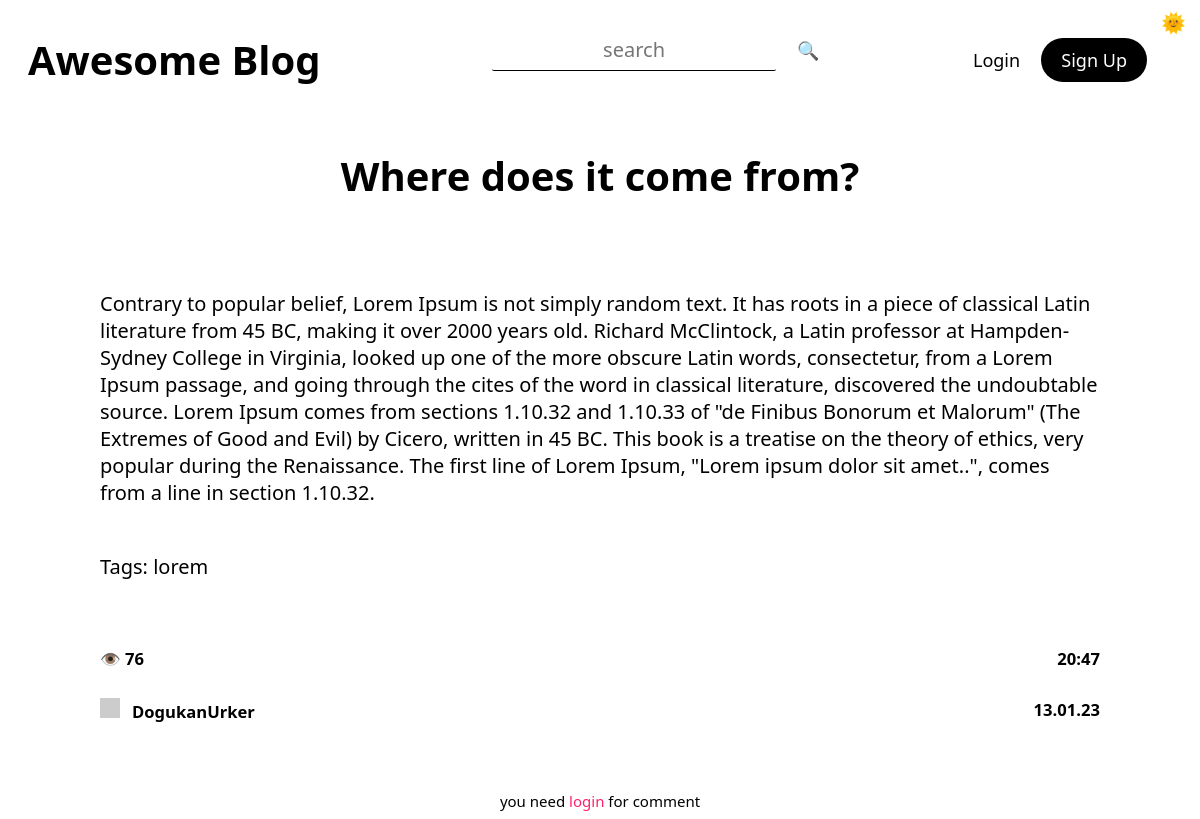
/post/1, run on the app's committed database.
### tables this page shows
CREATE TABLE "posts" (
	"id"	INTEGER NOT NULL UNIQUE,
	"title"	TEXT NOT NULL,
	"tags"	TEXT,
	"content"	TEXT NOT NULL,
	"author"	TEXT NOT NULL,
	"date"	TEXT NOT NULL,
	"time"	TEXT NOT NULL,
	"views"	TEXT,
	"lastEditDate"	TEXT,
	"lastEditTime"	TEXT,
	PRIMARY KEY("id" AUTOINCREMENT)
);

### routes/post.py (the view)
@postBlueprint.route("/post/<int:postID>", methods=["GET", "POST"])
def post(postID):
    form = commentForm(request.form)
    connection = sqlite3.connect("db/posts.db")
    cursor = connection.cursor()
    cursor.execute(f"select id from posts")
    posts = str(cursor.fetchall())
    match str(postID) in posts:
        case True:
            message("2", f'POST: "{postID}" FOUND')
            connection = sqlite3.connect("db/posts.db")
            cursor = connection.cursor()
            cursor.execute(f'select * from posts where id = "{postID}"')
            post = cursor.fetchone()
            cursor.execute(f'update posts set views = views+1 where id = "{postID}"')
            connection.commit()
            if request.method == "POST":
                comment = request.form["comment"]
                connection = sqlite3.connect("db/comments.db")
                cursor = connection.cursor()
                cursor.execute(
                    "insert into comments(post,comment,user,date,time) \
                    values(?, ?, ?, ?, ?)",
                    (
                        postID,
                        comment,
                        session["userName"],
                        currentDate(),
                        currentTime(),
                    ),
                )
                connection.commit()
                addPoints(5, session["userName"])
                flash("You earned 5 points by commenting ", "success")
                return redirect(f"/post/{postID}")
            connection = sqlite3.connect("db/comments.db")
            cursor = connection.cursor()
            cursor.execute(f'select * from comments where post = "{postID}"')
            comments = cursor.fetchall()
            return render_template(
                "post.html",
                id=post[0],
                title=post[1],
                tags=post[2],
                content=post[3],
                author=post[4],
                views=post[7],
                date=post[5],
                time=post[6],
                form=form,
                comments=comments,
            )
        case False:
            message("1", "404")
            return render_template("404.html")

### forms.py
class commentForm(Form):
    comment = TextAreaField(
        "Comment",
        [validators.Length(min=20, max=500), validators.InputRequired()],
        render_kw={"placeholder": "leave a comment"},
    )

### app.py (called while the page is built)
@app.context_processor
def utility_processor():
    getProfilePicture
    return dict(getProfilePicture=getProfilePicture)

### helpers.py (called while the page is built)
def currentDate():
    return datetime.now().strftime("%d.%m.%y")

def currentTime(seconds=False):
    match seconds:
        case False:
            return datetime.now().strftime("%H:%M")
        case True:
            return datetime.now().strftime("%H:%M:%S")

def message(color, message):
    print(
        f"\n\033[94m[{currentDate()}\033[0m"
        f"\033[95m {currentTime(True)}]\033[0m"
        f"\033[9{color}m {message}\033[0m\n"
    )
    logFile = open("log.log", "a")
    logFile.write(f"[{currentDate()}" f"|{currentTime(True)}]" f" {message}\n")
    logFile.close()

def getProfilePicture(userName):
    connection = sqlite3.connect("db/users.db")
    cursor = connection.cursor()
    cursor.execute(
        f'select profilePicture from users where lower(userName) = "{userName.lower()}"'
    )
    return cursor.fetchone()[0]

### templates/post.html (shortened to what this page needs)
{% extends 'layout.html'%} {%block head%}
<link
  rel="stylesheet"
  href="{{ url_for('static', filename='css/post.css') }}"
/>
{% endblock head %} {%block body%}
<div class="post centeredHorizontally">
  <h1 class="title">{{title}}</h1>
  <p class="content">
    {{content|safe}} <br />
    Tags: {{tags.replace(",",", ")}}
  </p>
  <div class="bottomBar">
    <div>
      <h5>👁️ {{views}}</h5>
      <a href="/user/{{author|lower}}">
        <h5 class="author">
          <img
            class="profilePicture"
            src="{{ getProfilePicture(author) }}"
          />{{author}}
        </h5></a
      >
    </div>
    <div class="dateTime">
      <h5>{{time}}</h5>
      <h5 class="date">{{date}}</h5>
    </div>
  </div>
  </div>
  <form method="post" class="commentForm">
    {% if session["userName"] %} {{form.comment(class_="comment")}}
    <button type="submit" class="btnSubmit">comment</button>
    {% else %}
    <small
      >you need
      <a href="/login/redirect=&post&{{id}}" class="linkLogin">login</a> for
      comment</small
    >
    {% endif %}
  </form>
{% endblock body %}

### static/css/general.css (style rules this page uses)
:root { --themePrimary: #000; --themeSecondary: #fff; --themeHelper: #303030; --primaryColor: #ff206e; --primaryHelper: #FF4F8C; }
* { font-family: system-ui, "Segoe UI", Roboto, Helvetica, Arial, sans-serif, "Apple Color Emoji", "Segoe UI Emoji", "Segoe UI Symbol"; color: var(--themePrimary); }
html { font-size: 125% !important; }
body { background-color: var(--themeSecondary); }
a { text-decoration: none; user-select: none; }
.centeredHorizontally { margin-left: auto; margin-right: auto; }

### static/css/post.css (style rules this page uses)
.post { display: flex; flex-direction: column; max-width: 50rem; margin-top: 1.5rem; }
.post h1 { text-align: center; }
.title { font-size: 2rem; }
.bottomBar { display: flex; align-items: stretch; justify-content: space-between; }
.linkLogin { color: var(--primaryColor); transition: 0.25s; }
small { font-size: 0.75rem; }
.commentForm { margin: 2rem auto 0 auto; display: flex; justify-content: space-between; width: fit-content; border: 1px solid var(--primaryColor); border-radius: 1rem; }
.profilePicture { margin-right: 0.6rem; }
.dateTime h5 { text-align: right; }

### static/css/navbar.css (style rules this page uses)
.profilePicture { height: 1rem; width: 1rem; display: inline-block; }

### static/css/editor.css (style rules this page uses)
:root { --ck-border-radius: 1rem; --ck-font-size-base: 1rem; --ck-custom-background: hsl(270, 1%, 29%); --ck-custom-foreground: hsl(255, 3%, 18%); --ck-custom-border: hsl(300, 1%, 22%); --ck-custom-white: var(--light); --ck-color-base-foreground: var(--ck-custom-background); --ck-color-focus-border: hsl(208, 90%, 62%); --ck-color-text: hsl(0, 0%, 98%); --ck-color-shadow-drop: hsla(0, 0%, 0%, 0.2); --ck-color-shadow-inner: hsla(0, 0%, 0%, 0.1); --ck-color-button-default-background: var(--ck-custom-background); --ck-color-button-default-hover-background: hsl(270, 1%, 22%); --ck-color-button-default-active-background: hsl(270, 2%, 20%); --ck-color-button-default-active-shadow: hsl(270, 2%, 23%); --ck-color-button-default-disabled-background: var(--ck-custom-background); --ck-color-button-on-background: var(--ck-custom-foreground); --ck-color-button-on-hover-background: hsl(255, 4%, 16%); --ck-color-button-on-active-background: hsl(255, 4%, 14%); --ck-color-button-on-active-shadow: hsl(240, 3%, 19%); --ck-color-button-on-disabled-background: var(--ck-custom-foreground); --ck-color-button-action-background: hsl(168, 76%, 42%); --ck-color-button-action-hover-background: hsl(168, 76%, 38%); --ck-color-button-action-active-background: hsl(168, 76%, 36%); --ck-color-button-action-active-shadow: hsl(168, 75%, 34%); --ck-color-button-action-disabled-background: hsl(168, 76%, 42%); --ck-color-button-action-text: var(--ck-custom-white); --ck-color-button-save: hsl(120, 100%, 46%); --ck-color-button-cancel: hsl(15, 100%, 56%); --ck-color-dropdown-panel-background: var(--ck-custom-background); --ck-color-dropdown-panel-border: var(--ck-custom-foreground); --ck-color-split-button-hover-background: var(--ck-color-button-default-hover-background); --ck-color-split-button-hover-border: var(--ck-custom-foreground); --ck-color-input-background: var(--ck-custom-background); --ck-color-input-border: hsl(257, 3%, 43%); --ck-color-input-text: hsl(0, 0%, 98%); --ck-color-input-disabled-background: hsl(255, 4%, 21%); --ck-color-input-disabled-border: hsl(250, 3%, 38%); --ck-color-input-disabled-text: hsl(0, 0%, 78%); --ck-color-labeled-field-label-background: var(--ck-custom-background); --ck-color-list-background: var(--ck-custom-background); --ck-color-list-button-hover-background: var(--ck-custom-foreground); --ck-color-list-button-on-background: hsl(208, 88%, 52%); --ck-color-list-button-on-text: var(--ck-custom-white); --ck-color-panel-background: var(--ck-custom-background); --ck-color-panel-border: var(--ck-custom-border); --ck-color-toolbar-background: var(--ck-custom-background); --ck-color-toolbar-border: var(--ck-custom-border); --ck-color-tooltip-background: hsl(252, 7%, 14%); --ck-color-tooltip-text: hsl(0, 0%, 93%); --ck-color-image-caption-background: hsl(0, 0%, 97%); --ck-color-image-caption-text: hsl(0, 0%, 20%); --ck-color-widget-blurred-border: hsl(0, 0%, 87%); --ck-color-widget-hover-border: hsl(43, 100%, 68%); --ck-color-widget-editable-focus-background: var(--ck-custom-white); --ck-color-link-default: hsl(190, 100%, 75%); }

### templates/post.html (style rules this page uses)
.commentForm { border: none; }

### data on the page
posts: title "Where does it come from?", content "Contrary to popular belief, Lorem Ipsum is not simply random text. It has roots in a piece of classical Latin literature from 45 BC, making it over 2000 years old. Richard McClintock, a Latin professor at Hampden-Sydney College in Virginia, looked up one of the more obscure Latin words, consectetur, from a Lorem Ipsum passage, and going through the cites of the word in classical literature, discovered the undoubtable source. Lorem Ipsum comes from sections 1.10.32 and 1.10.33 of \"de Finibus Bonorum et Malorum\" (The Extremes of Good and Evil) by Cicero, written in 45 BC. This book is a treatise on the theory of ethics, very popular during the Renaissance. The first line of Lorem Ipsum,…", replace "lorem", views "76", author "DogukanUrker", time "20:47", date "13.01.23"
